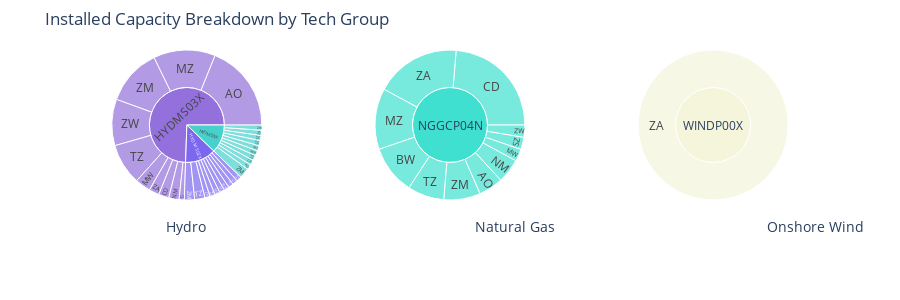

Notebook source saved alongside this figure:
### Code cell
from plotly.subplots import make_subplots
import plotly.graph_objects as go

# Grouped Data
grouped = capacity_df.groupby(['tech_group', 'tech', 'country', 'Colour'])['INSTALLED_CAPACITY'].sum().reset_index()
unique_groups = grouped['tech_group'].unique()

# Create subplot layout
fig = make_subplots(
    rows=1,
    cols=len(unique_groups),
    specs=[[{'type': 'domain'}] * len(unique_groups)]
)

# Loop through groups and add each sunburst chart
for i, group in enumerate(unique_groups):
    subset = grouped[grouped['tech_group'] == group]
    color_mapping = dict(zip(subset['tech'], subset['Colour']))

    sunburst = px.sunburst(
        subset,
        path=['tech', 'country'],
        values='INSTALLED_CAPACITY',
        color='tech',
        color_discrete_map=color_mapping
    )

    fig.add_trace(sunburst.data[0], row=1, col=i+1)

    # Add annotation below each sunburst
    fig.add_annotation(
        text=group,
        xref="x domain",
        yref="y domain",
        x=(1.43*i + 0.325) / len(unique_groups),
        y=-0.25,  # Adjust spacing as needed
        showarrow=False,
        font=dict(size=14)
    )

# Update layout
fig.update_layout(
    height=300,
    width=300 * len(unique_groups),
    title_text="Installed Capacity Breakdown by Tech Group",
    showlegend=False,
    margin=dict(t=50, b=100)  # Add bottom margin for annotations
)

fig.show()

### Figure 1 — Plotly figure (JSON) as saved in the notebook; plotly's stock layout.template omitted (floating-point values rounded to 4 significant figures)
{"data": [{"branchvalues": "total", "customdata": [["HYDMS01X"], ["HYDMS01X"], ["HYDMS01X"], ["HYDMS01X"], ["HYDMS01X"], ["HYDMS01X"], ["HYDMS01X"], ["HYDMS01X"], ["HYDMS01X"], ["HYDMS01X"], ["HYDMS01X"], ["HYDMS02X"], ["HYDMS02X"], ["HYDMS02X"], ["HYDMS02X"], ["HYDMS02X"], ["HYDMS02X"], ["HYDMS02X"], ["HYDMS02X"], ["HYDMS02X"], ["HYDMS02X"], ["HYDMS02X"], ["HYDMS03X"], ["HYDMS03X"], ["HYDMS03X"], ["HYDMS03X"], ["HYDMS03X"], ["HYDMS03X"], ["HYDMS03X"], ["HYDMS03X"], ["HYDMS03X"], ["HYDMS03X"], ["HYDMS03X"]], "domain": {"x": [0, 0.2889], "y": [0, 1]}, "hovertemplate": "labels=%{label}<br>INSTALLED_CAPACITY=%{value}<br>parent=%{parent}<br>id=%{id}<br>tech=%{customdata[0]}<extra></extra>", "ids": ["HYDMS01X/AO", "HYDMS01X/CD", "HYDMS01X/LS", "HYDMS01X/MW", "HYDMS01X/MZ", "HYDMS01X/SZ", "HYDMS01X/TZ", "HYDMS01X/ZA", "HYDMS01X/ZM", "HYDMS01X/ZW", "HYDMS01X", "HYDMS02X/ZW", "HYDMS02X/ZM", "HYDMS02X/ZA", "HYDMS02X", "HYDMS02X/TZ", "HYDMS02X/NM", "HYDMS02X/MZ", "HYDMS02X/MW", "HYDMS02X/LS", "HYDMS02X/AO", "HYDMS02X/SZ", "HYDMS03X/ZW", "HYDMS03X/ZM", "HYDMS03X/ZA", "HYDMS03X/TZ", "HYDMS03X/MZ", "HYDMS03X/MW", "HYDMS03X/LS", "HYDMS03X/CD", "HYDMS03X/AO", "HYDMS03X/NM", "HYDMS03X"], "labels": ["AO", "CD", "LS", "MW", "MZ", "SZ", "TZ", "ZA", "ZM", "ZW", "HYDMS01X", "ZW", "ZM", "ZA", "HYDMS02X", "TZ", "NM", "MZ", "MW", "LS", "AO", "SZ", "ZW", "ZM", "ZA", "TZ", "MZ", "MW", "LS", "CD", "AO", "NM", "HYDMS03X"], "marker": {"colors": ["mediumturquoise", "mediumturquoise", "mediumturquoise", "mediumturquoise", "mediumturquoise", "mediumturquoise", "mediumturquoise", "mediumturquoise", "mediumturquoise", "mediumturquoise", "mediumturquoise", "mediumslateblue", "mediumslateblue", "mediumslateblue", "mediumslateblue", "mediumslateblue", "mediumslateblue", "mediumslateblue", "mediumslateblue", "mediumslateblue", "mediumslateblue", "mediumslateblue", "mediumpurple", "mediumpurple", "mediumpurple", "mediumpurple", "mediumpurple", "mediumpurple", "mediumpurple", "mediumpurple", "mediumpurple", "mediumpurple", "mediumpurple"]}, "name": "", "parents": ["HYDMS01X", "HYDMS01X", "HYDMS01X", "HYDMS01X", "HYDMS01X", "HYDMS01X", "HYDMS01X", "HYDMS01X", "HYDMS01X", "HYDMS01X", "", "HYDMS02X", "HYDMS02X", "HYDMS02X", "", "HYDMS02X", "HYDMS02X", "HYDMS02X", "HYDMS02X", "HYDMS02X", "HYDMS02X", "HYDMS02X", "HYDMS03X", "HYDMS03X", "HYDMS03X", "HYDMS03X", "HYDMS03X", "HYDMS03X", "HYDMS03X", "HYDMS03X", "HYDMS03X", "HYDMS03X", ""], "type": "sunburst", "values": [500.0, 500.0, 500.0, 500.0, 500.0, 500.0, 500.0, 500.0, 1000.0, 500.0, 5500.0, 500.0, 1000.0, 500.0, 6000.0, 1000.0, 500.0, 500.0, 500.0, 500.0, 500.0, 500.0, 4500.0, 5500.0, 1000.0, 4000.0, 6000.0, 1500.0, 500.0, 1000.0, 8500.0, 1000.0, 33500.0]}, {"branchvalues": "total", "customdata": [["NGGCP04N"], ["NGGCP04N"], ["NGGCP04N"], ["NGGCP04N"], ["NGGCP04N"], ["NGGCP04N"], ["NGGCP04N"], ["NGGCP04N"], ["NGGCP04N"], ["NGGCP04N"], ["NGGCP04N"], ["NGGCP04N"]], "domain": {"x": [0.3556, 0.6444], "y": [0, 1]}, "hovertemplate": "labels=%{label}<br>INSTALLED_CAPACITY=%{value}<br>parent=%{parent}<br>id=%{id}<br>tech=%{customdata[0]}<extra></extra>", "ids": ["NGGCP04N/AO", "NGGCP04N/BW", "NGGCP04N/CD", "NGGCP04N/MW", "NGGCP04N/MZ", "NGGCP04N/NM", "NGGCP04N/SZ", "NGGCP04N/TZ", "NGGCP04N/ZA", "NGGCP04N/ZM", "NGGCP04N/ZW", "NGGCP04N"], "labels": ["AO", "BW", "CD", "MW", "MZ", "NM", "SZ", "TZ", "ZA", "ZM", "ZW", "NGGCP04N"], "marker": {"colors": ["turquoise", "turquoise", "turquoise", "turquoise", "turquoise", "turquoise", "turquoise", "turquoise", "turquoise", "turquoise", "turquoise", "turquoise"]}, "name": "", "parents": ["NGGCP04N", "NGGCP04N", "NGGCP04N", "NGGCP04N", "NGGCP04N", "NGGCP04N", "NGGCP04N", "NGGCP04N", "NGGCP04N", "NGGCP04N", "NGGCP04N", ""], "type": "sunburst", "values": [1000.0, 2000.0, 4500.0, 500.0, 2500.0, 1000.0, 500.0, 1500.0, 3500.0, 1500.0, 500.0, 19000.0]}, {"branchvalues": "total", "customdata": [["WINDP00X"], ["WINDP00X"]], "domain": {"x": [0.7111, 1], "y": [0, 1]}, "hovertemplate": "labels=%{label}<br>INSTALLED_CAPACITY=%{value}<br>parent=%{parent}<br>id=%{id}<br>tech=%{customdata[0]}<extra></extra>", "ids": ["WINDP00X/ZA", "WINDP00X"], "labels": ["ZA", "WINDP00X"], "marker": {"colors": ["beige", "beige"]}, "name": "", "parents": ["WINDP00X", ""], "type": "sunburst", "values": [500.0, 500.0]}], "layout": {"annotations": [{"font": {"size": 14}, "showarrow": false, "text": " Hydro", "x": 0.1083, "xref": "x domain", "y": -0.25, "yref": "y domain"}, {"font": {"size": 14}, "showarrow": false, "text": " Natural Gas", "x": 0.585, "xref": "x domain", "y": -0.25, "yref": "y domain"}, {"font": {"size": 14}, "showarrow": false, "text": " Onshore Wind", "x": 1.062, "xref": "x domain", "y": -0.25, "yref": "y domain"}], "height": 300, "margin": {"b": 100, "t": 50}, "showlegend": false, "title": {"text": "Installed Capacity Breakdown by Tech Group"}, "width": 900}}
